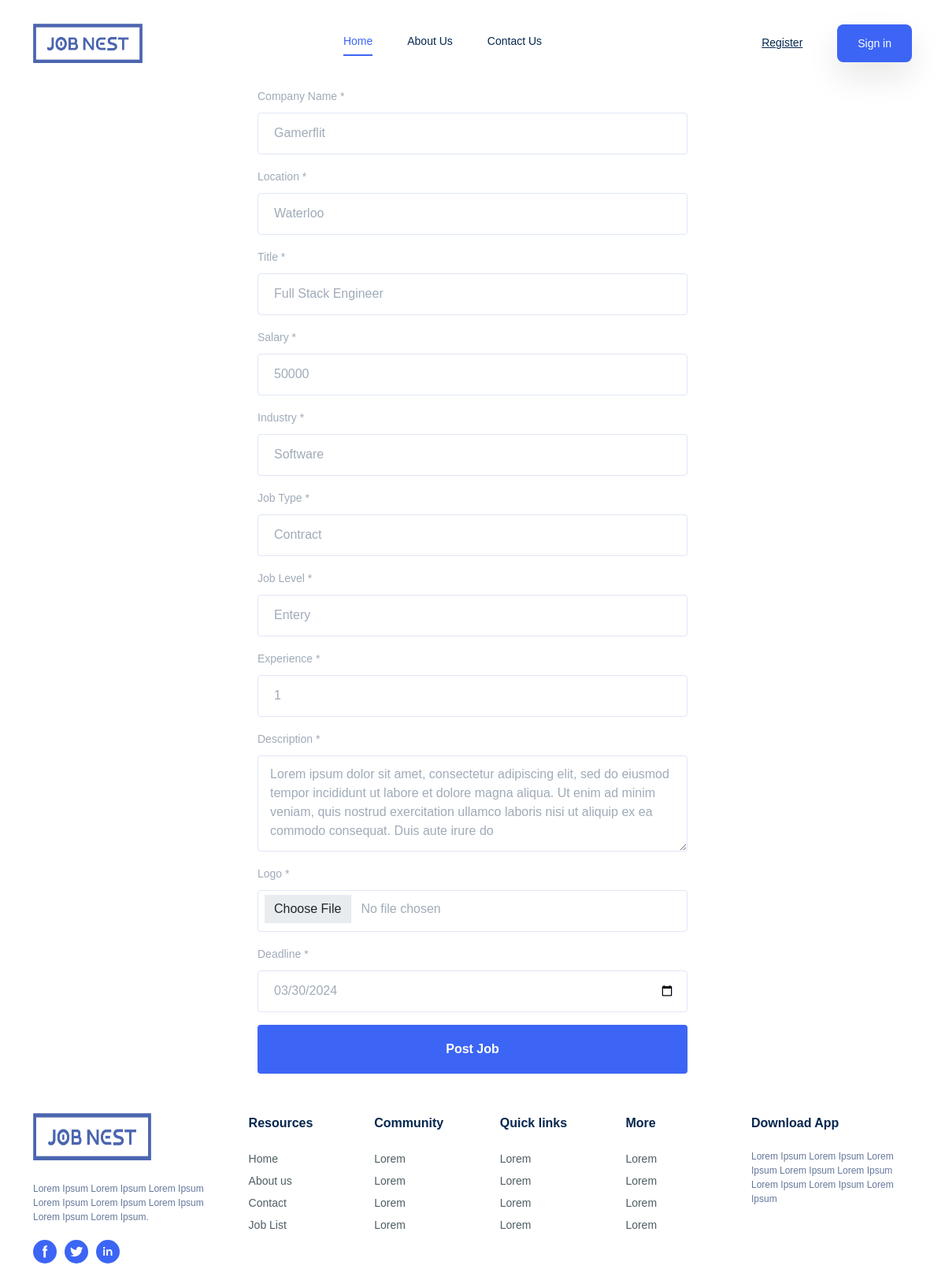
Page /jobpost.php?Job_id=13 on the committed database.
### tables this page shows
CREATE TABLE `tbl_jobs` (
  `Job_id` int(11) NOT NULL,
  `Company` varchar(50) NOT NULL,
  `Logo` varchar(255) NOT NULL,
  `Title` varchar(50) NOT NULL,
  `Description` varchar(250) NOT NULL,
  `Location` varchar(250) NOT NULL,
  `Salary` float NOT NULL,
  `Industry` varchar(50) NOT NULL,
  `Job_type` varchar(50) NOT NULL,
  `Job_level` varchar(50) NOT NULL,
  `Experience` int(11) NOT NULL,
  `Deadline` date NOT NULL,
  `Posted_at` date NOT NULL,
  `User_id` int(11) NOT NULL,
  `Status` int(11) NOT NULL
);

### jobpost.php (the view, shortened to what this page needs)
<?php
    include ('include/head.php');
    include ('include/header.php');
include 'include/config.php';
$Job_id = isset($_GET['Job_id']) ? htmlspecialchars($_GET['Job_id']) : '';
if (isset($_GET['Job_id'])) {
    $query = "SELECT * FROM tbl_jobs WHERE Job_id = ?";
    $stmt = $dbconnection->prepare($query);
    $stmt->bind_param("i", $Job_id);
    $stmt->execute();
    $result = $stmt->get_result();
    if ($result->num_rows > 0) {
        $job_post = $result->fetch_assoc();
    } else {
        echo "Job post not found";
        exit;
    }
}
    ?>
<main>
    <form method="post" enctype="multipart/form-data">
        <div class="container">
            <div class="row justify-content-center">
                <div class="col-lg-6 col-md-12">
                    <div class="form-group">
                        <label class="font-sm color-text-mutted mb-10">Company Name *</label>
                        <input class="form-control" type="text" name="company" value="<?php echo isset($job_post['Company']) && !empty(trim($job_post['Company'])) ? htmlspecialchars($job_post['Company']) : ''; ?>" required>
                    </div>
                    <div class="form-group">
                        <label class="font-sm color-text-mutted mb-10">Location *</label>
                        <input class="form-control" type="text" name="location" value="<?php echo isset($job_post['Location']) && !empty(trim($job_post['Location'])) ? htmlspecialchars($job_post['Location']) : ''; ?>" required>
                    </div>
                    <div class="form-group">
                        <label class="font-sm color-text-mutted mb-10">Title *</label>
                        <input class="form-control" type="text" name="title" value="<?php echo isset($job_post['Title']) && !empty(trim($job_post['Title'])) ? htmlspecialchars($job_post['Title']) : ''; ?>" required>
                    </div>
                    <div class="form-group">
                        <label class="font-sm color-text-mutted mb-10">Salary *</label>
                        <input class="form-control" type="text" name="salary" value="<?php echo isset($job_post['Salary']) && !empty(trim($job_post['Salary'])) ? htmlspecialchars($job_post['Salary']) : ''; ?>" required>
                    </div>
                    <div class="form-group">
                        <label class="font-sm color-text-mutted mb-10">Industry *</label>
                        <input class="form-control" type="text" name="industry" value="<?php echo isset($job_post['Industry']) && !empty(trim($job_post['Industry'])) ? htmlspecialchars($job_post['Industry']) : ''; ?>" required>
                    </div>
                    <div class="form-group">
                        <label class="font-sm color-text-mutted mb-10">Job Type *</label>
                        <input class="form-control" type="text" name="job_type" value="<?php echo isset($job_post['Job_type']) && !empty(trim($job_post['Job_type'])) ? htmlspecialchars($job_post['Job_type']) : ''; ?>" required>
                    </div>
                    <div class="form-group">
                        <label class="font-sm color-text-mutted mb-10">Job Level *</label>
                        <input class="form-control" type="text" name="job_level" value="<?php echo isset($job_post['Job_level']) && !empty(trim($job_post['Job_level'])) ? htmlspecialchars($job_post['Job_level']) : ''; ?>" required>
                    </div>
                    <div class="form-group">
                        <label class="font-sm color-text-mutted mb-10">Experience *</label>
                        <input class="form-control" type="text" name="experience" value="<?php echo isset($job_post['Experience']) && !empty(trim($job_post['Experience'])) ? htmlspecialchars($job_post['Experience']) : ''; ?>" required>
                    </div>
                    <div class="form-group">
                        <label class="font-sm color-text-mutted mb-10">Description *</label>
                        <textarea class="form-control" name="description" rows="4" value="<?php echo isset($job_post['Description']) && !empty(trim($job_post['Description'])) ? htmlspecialchars($job_post['Description']) : ''; ?>" required><?php echo isset($job_post['Description']) && !empty(trim($job_post['Description'])) ? htmlspecialchars($job_post['Description']) : ''; ?></textarea>
                    </div>
                    <div class="form-group">
                        <label class="font-sm color-text-mutted mb-10">Logo *</label>
                        <input class="form-control" type="file" name="logo" accept="image/*" value="<?php echo isset($job_post['Logo']) && !empty(trim($job_post['Logo'])) ? htmlspecialchars($job_post['Logo']) : ''; ?>" required>
                    </div>
                    <div class="form-group">
                        <label class="font-sm color-text-mutted mb-10">Deadline *</label>
                        <input class="form-control" type="date" name="deadline" value="<?php echo isset($job_post['Deadline']) && !empty(trim($job_post['Deadline'])) ? htmlspecialchars($job_post['Deadline']) : ''; ?>" required>
                    </div>
                    <div class="box-button mt-15">
                        <button class="btn btn-apply-big font-md font-bold">Post Job</button>
                    </div>
                </div>
            </div>
        </div>
    </form>
</main>
<?php
    include ('include/footer.php');
?>

### rows in the picture
tbl_jobs: company "Gamerflit", location "Waterloo", title "Full Stack Engineer", salary "50000", industry "Software", job_type "Contract", job_level "Entery", experience "1", description "Lorem ipsum dolor sit amet, consectetur adipiscing elit, sed do eiusmod tempor incididunt ut labore et dolore magna aliqua. Ut enim ad minim veniam, quis nostrud exercitation ullamco laboris nisi ut aliquip ex ea commodo consequat. Duis aute irure do", deadline "03/30/2024"
